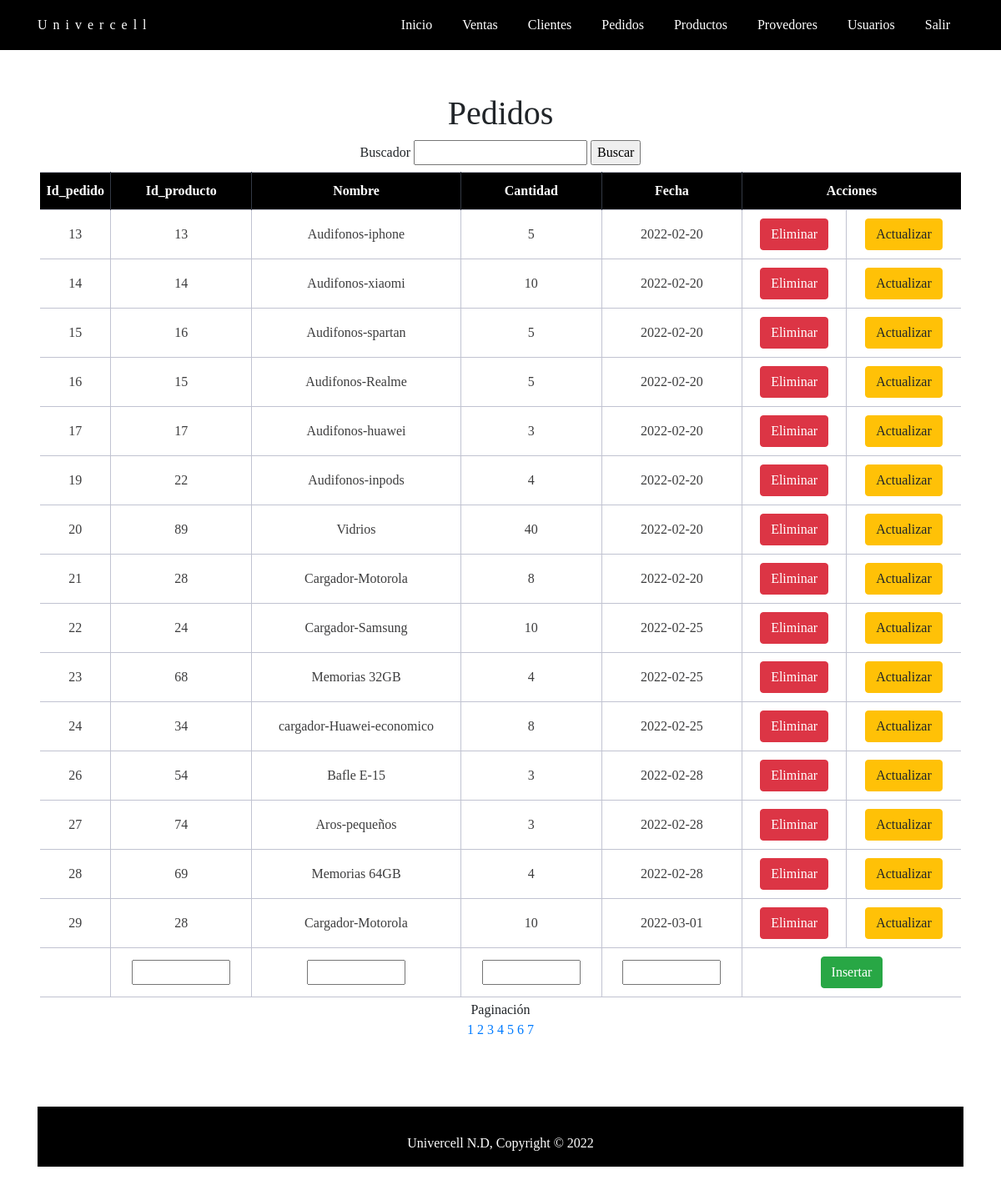
Screenshot of /index_pedidos.php (signed in) with the database file from the repository.
### tables this page shows
CREATE TABLE `pedidos` (
  `Id_pedido` int(30) NOT NULL,
  `Id_producto` int(50) NOT NULL,
  `Nombre` varchar(30) NOT NULL,
  `Cantidad` int(30) NOT NULL,
  `Fecha` varchar(30) NOT NULL
);

### index_pedidos.php (the view, shortened to what this page needs)
<!doctype html>
<html>
<head>
<link rel="stylesheet" type="text/css" href="css/estilosinicio.css">
<link rel="stylesheet" href="css/estilostabla.css">
<link rel="stylesheet" href="https://cdn.jsdelivr.net/npm/bootstrap@4.0.0/dist/css/bootstrap.min.css">
</head>
<body>
  <header class= "header">
    <div class="container logo-nav">
      <a href="menu.php" class="logo">Univercell</a>
      <nav class="navigation">
            <ul>
             <li class="current"><a href="menu.php">Inicio</a></li>
                 <li><a href="index_ventas.php">Ventas</a></li>
             <li><a href="index_clientes.php">Clientes</a></li>
             <li><a href="index_pedidos.php">Pedidos</a></li>
             <li><a href="index_productos.php">Productos</a></li>
             <li><a href="index_prove.php">Provedores</a></li>
             <li><a href="index_usuarios.php">Usuarios</a></li>
             <li><a href="cerrar_sesion.php" onclick="return Confirmacion()">Salir</a></li>
            </ul>
        </nav>
    </div>
  </header>
   <main class="main">
      <div class="container"><br><br>
  <?php
  require("conexion.php");
  $tamano_pag=15;
    if (isset($_GET['pagina'])){
      if($_GET['pagina']==1){
        header("Location:index_pedidos.php");
      }else{
        $pagina=$_GET['pagina'];
      }
      }else{
    $pagina=1;
  }
  $empezar_desde=($pagina-1)*$tamano_pag;
  $resultado=$base->query("SELECT * FROM pedidos");
  $num_fila=$resultado->rowCount();
    $total_pagina=ceil($num_fila/$tamano_pag);
?>
<h1><span class="subtitulo">Pedidos</span></h1>
<center><form action="busqueda_pedido.php" method="get">
		<label>Buscador</label>
		<input type="text" name="busqueda">
		<input type=submit value="Buscar">
	</center>
  <form name="form1" method="post" action="<?php echo $_SERVER['PHP_SELF'] ?>">
  <div class="table-container">
    <table class="tabl">
      <?php
      $resultado=$base->query("SELECT * FROM pedidos LIMIT $empezar_desde, $tamano_pag");
       $registros=$resultado->fetchAll(PDO::FETCH_OBJ);
      ?>
      <thead>
		  <tr class="cabeza">
        <th class="primera_fila">Id_pedido</th>
		<th class="primera_fila">Id_producto</th>
        <th class="primera_fila">Nombre</th>
        <th class="primera_fila">Cantidad</th>
        <th class="primera_fila">Fecha</th>
        <th class="primera_fila" colspan="2">Acciones</th>
      </tr>
    </thead>
    <tbody>
        <?php
        foreach ($registros as $pedido):
        ?>
      <tr>
        <td><?php echo $pedido->Id_pedido?></td>
		<td><?php echo $pedido->Id_producto?></td>
		<td><?php echo $pedido->Nombre?></td>
        <td><?php echo $pedido->Cantidad?></td>
        <td><?php echo $pedido->Fecha?></td>
        <td class="bot"><a href="eliminar_pedidos.php?Id_pedido=<?php echo $pedido->Id_pedido?>"><input class="btn btn-danger"type='button' name='del' id='del' value='Eliminar' onclick="return Confirmation()"></a></td>
        <td class='bot'><a href="editar_pedidos.php?Id=<?php echo $pedido->Id_pedido?>
			                                     & pro=<?php echo $pedido->Id_producto?>
                                                 & nom=<?php echo $pedido->Nombre?>
                                                 & can=<?php echo $pedido->Cantidad?>
                                                 & fec=<?php echo $pedido->Fecha?>">
          <input class="btn btn-warning" type='button' name='up' id='up' value='Actualizar'></a></td>
      </tr>
        <?php
        endforeach;
        ?>
      <tr>
        <td></td>
		<td><input class='but' type='text' name='pro' size='10'></td>
        <td><input class='but' type='text' name='nom' size='10'></td>
        <td><input class='but' type='text' name='can' size='10'></td>
        <td><input class='but' type='text' name='fec' size='10'></td>
        <td class='bot'colspan="2"><input input class="btn btn-success" type='submit' name='insert' id='insertar' value='Insertar'></a></td>
      </tr>
    </table>
  </form>
 </div>
 <center>
    <?php
      echo "<p class='pag'>Paginación <br>";
      for($i=1; $i<=$total_pagina; $i++){
        echo "<a href='?pagina=" . $i . "'>" . $i . "</a> ";
      }
    ?>
  </center>
  <footer class="footer">
  <div class="container">
    Univercell N.D, Copyright &copy; 2022
  </footer>
</body>
</html>

### css/estilosinicio.css (style rules this page uses)
body { font-family: 'Times New Roman', Times, serif; color: black; font-size: 1.2rem; line-height: 1.6em; margin: 0; text-decoration: none; }
p { margin-bottom: 1.6em; }
* { font-family: 'Times New Roman', Times, serif; text-decoration: none; }
.container { width:100%; max-width: 1400px; margin:0 auto; overflow:hidden; cursor: default; text-decoration: none; }
ul { margin:0; padding:0; text-decoration: none; }
.header { background:black; color:#ffffff; padding-top:10px; padding-bottom: 10px; cursor:default; position: fixed; width: 100%; }
.logo-nav { display: flex; justify-content: space-between; align-items: center; flex-wrap: wrap; }
.header a { background: black; color:#ffffff; text-decoration:none; font-size:16px; }
.logo { letter-spacing: 7px; padding-right: 2rem; font-size: 3rem; text-decoration: none; }
.navigation ul { margin: 0; padding: 0; list-style: none; }
.navigation ul li { display: inline-block; }
.navigation ul li a { display:block; padding: 0.5rem 1rem; transition: all 0.3s linear; border-radius: 7px; text-decoration: none; }
.main { padding-top: 4rem; text-align: justify; margin-bottom: 1rem; }
.footer { background: black; padding-top: 2rem; text-align: center; position: relative; color: #ffffff; margin-top: 5rem; padding-bottom: 1rem; width: 100%; }

### css/estilostabla.css (style rules this page uses)
h1 { text-align: center; align-items: center; }
* { box-sizing: border-box; }
.table-container { max-width: 100%; margin: 0.2rem; }
.tabl .cabeza { text-align: center; }
.tabl { border-collapse:none; margin: auto; box-sizing: border-box; width: 100%; border-spacing: 0; }
th { color: white; background: black; border-right: 1px solid #343a45; padding: 10px 0 10px 0; text-align: center; align-items: center; }
td { align-items: center; text-align: center; background: white; padding: 10px; border-right: 1px solid #c1c3d1; }
.tabl th:last-child, .tabl td:last-child { border-right: 0; }
.tabl td:last-child { border-bottom: 0; }
.tabl tbody tr { background: white; }
tr { border-top: 1px solid #c1c3d1; border-bottom: 1px solid #c1c3d1; color: #3d3d3e; }
@media screen and (max-width: 1436px) { .table-container { overflow-x: scroll; } }

### rows the page displays
pedidos: Id_pedido "13", Id_producto "13", Nombre "Audifonos-iphone", Cantidad "5", Fecha "2022-02-20"
pedidos: Id_pedido "14", Id_producto "14", Nombre "Audifonos-xiaomi", Cantidad "10", Fecha "2022-02-20"
pedidos: Id_pedido "15", Id_producto "16", Nombre "Audifonos-spartan", Cantidad "5", Fecha "2022-02-20"
pedidos: Id_pedido "16", Id_producto "15", Nombre "Audifonos-Realme", Cantidad "5", Fecha "2022-02-20"
pedidos: Id_pedido "17", Id_producto "17", Nombre "Audifonos-huawei", Cantidad "3", Fecha "2022-02-20"
pedidos: Id_pedido "19", Id_producto "22", Nombre "Audifonos-inpods", Cantidad "4", Fecha "2022-02-20"
pedidos: Id_pedido "20", Id_producto "89", Nombre "Vidrios", Cantidad "40", Fecha "2022-02-20"
pedidos: Id_pedido "21", Id_producto "28", Nombre "Cargador-Motorola", Cantidad "8", Fecha "2022-02-20"
pedidos: Id_pedido "22", Id_producto "24", Nombre "Cargador-Samsung", Cantidad "10", Fecha "2022-02-25"
pedidos: Id_pedido "23", Id_producto "68", Nombre "Memorias 32GB", Cantidad "4", Fecha "2022-02-25"
pedidos: Id_pedido "24", Id_producto "34", Nombre "cargador-Huawei-economico", Cantidad "8", Fecha "2022-02-25"
pedidos: Id_pedido "26", Id_producto "54", Nombre "Bafle E-15", Cantidad "3", Fecha "2022-02-28"
pedidos: Id_pedido "27", Id_producto "74", Nombre "Aros-pequeños", Cantidad "3", Fecha "2022-02-28"
pedidos: Id_pedido "28", Id_producto "69", Nombre "Memorias 64GB", Cantidad "4", Fecha "2022-02-28"
pedidos: Id_pedido "29", Id_producto "28", Nombre "Cargador-Motorola", Cantidad "10", Fecha "2022-03-01"
